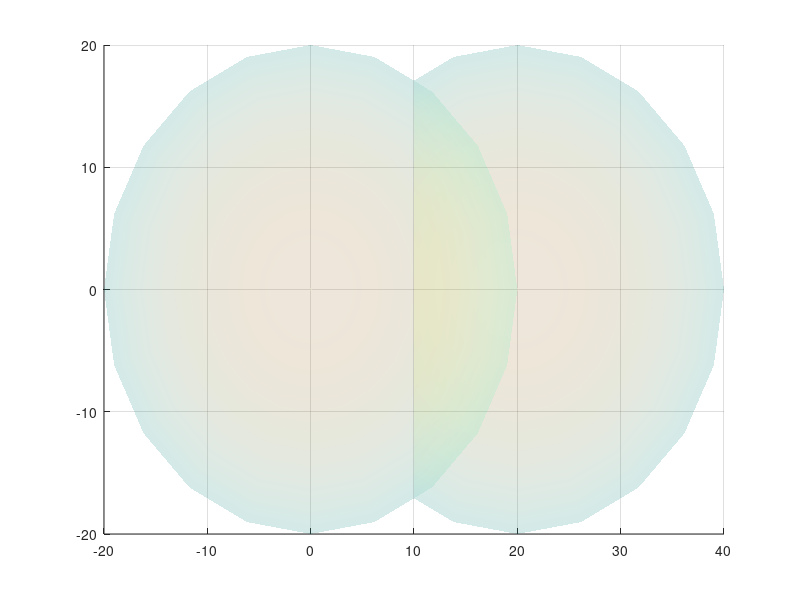

Here is the MATLAB script that generated this plot: (Note: this script raises an error after producing the figure.)
% a = obj.sloc';
% b = obj.dloc';
% c = (a+b) / 2;
% major_ax = b-a;
% len_major = obj.major_axis/simState.dist_scale;
% len_minor =  obj.minor_axis/simState.dist_scale;
% 
% v1 = [1 0];
% v2 = [major_ax(1) major_ax(2)];
% theta_z = rad2deg(acos(min(1,max(-1, v1(:).' * v2(:) / norm(v1) / norm(v2)))));
% 
% v1 = [1 0];
% v2 = [major_ax(1) major_ax(3)];
% theta_y = rad2deg(acos(min(1,max(-1, v1(:).' * v2(:) / norm(v1) / norm(v2) ))));
% 
% if a(2) < b(2)
%     theta_z = - theta_z;
%     theta_y = -theta_y;
% end
% 
% scatter3(obj.sloc(1), obj.sloc(2), obj.sloc(3)-2, 60, 'Magenta', 'filled');
% scatter3(obj.dloc(1), obj.dloc(2), obj.dloc(3)-2, 60, "*", 'Magenta');
% [x, y, z] = ellipsoid(c(1), c(2), c(3), len_major,len_minor,len_minor,20);
% S = surfl(x, y, z);
% 
% alpha 0.2;
% colormap copper
% 
% rotate(S, [0,1,0], -theta_y, c)
% rotate(S, [0,0,1], -theta_z, c)
% 
% 
% m1 = sin(deg2rad(-theta_y));
% m2 = 0;
% m3 = cos(deg2rad(-theta_y));
% m11 = m1*cos(deg2rad(-theta_z)) - 0; %m2*..
% m22 = m1*sin(deg2rad(-theta_z));
% m33 = m3;
% 
% 
% r = cross([m11 m22 m33], major_ax);
% m1 = cos(deg2rad(-theta_y));
% m2 = 0;
% m3 = -sin(deg2rad(-theta_y));
% m11 = m1*cos(deg2rad(-theta_z)) - 0; %m2*..
% m22 = m1*sin(deg2rad(-theta_z));
% m33 = m3;
% 
% max = [m11 m22 m33];
% rot_angle = rad2deg(atan2(norm(cross(max, major_ax)), dot(max, major_ax)));
% if a(1) > b(1)
%     rot_angle = - rot_angle;
% end
% if a(2) < b(2)
%     rot_angle = - rot_angle;
% end
% rotate(S, r, rot_angle, c);
% hold on;
% 
% v=[a;b];
% plot3(v(:,1),v(:,2),v(:,3),'r')
% 
% Node density sphere plot
mfig = figure();
fontsize = 14;
[x,y,z] = sphere;
hold on;
s = surf(x*20, y*20, z * 20, 'FaceAlpha', 0.1);
s2 = surf(x*20 + 20, y*20, z * 20, 'FaceAlpha', 0.1);

s1 = surf(x*10 , y*10, z*10, 'FaceAlpha', 0.3);
s3 = surf(x*10 + 20, y*10, z*10, 'FaceAlpha', 0.3);

shading interp;
grid on;

scatter3(0,0,0, 'Magenta', 'filled');
scatter3(20,0,0, 'Magenta', 'filled');
line([0, 20], [0, 0], [0, 0]);
text(-7, 5, 0, "\boldmath$$  v = \frac{4}{3} \cdot \pi \cdot \Big(\frac{T_r}{2}\Big)^3 $$" , 'Interpreter','latex', 'FontSize', fontsize);
text(10, 2, 0, "\boldmath $$ T_r $$", 'Interpreter' , 'latex', 'FontSize', 14);
text(-2, -2, 0, "S", 'FontSize', fontsize);
text(22, 2, 0, "D", 'FontSize', fontsize);
axis equal;
xlabel('X');
ylabel('Y');
zlabel('Z');
